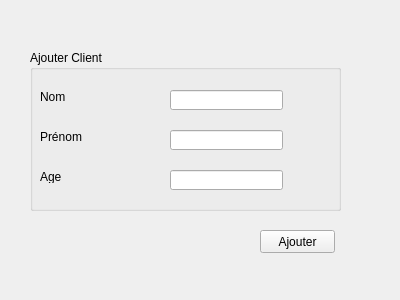
<?xml version="1.0" encoding="UTF-8"?>
<ui version="4.0">
 <class>ConnexionDialog</class>
 <widget class="QWidget" name="Form">
  <property name="geometry">
   <rect>
    <x>0</x>
    <y>0</y>
    <width>400</width>
    <height>300</height>
   </rect>
  </property>
  <property name="windowTitle">
   <string>Form</string>
  </property>
  <widget class="QGroupBox" name="groupBox">
   <property name="geometry">
    <rect>
     <x>30</x>
     <y>50</y>
     <width>311</width>
     <height>161</height>
    </rect>
   </property>
   <property name="title">
    <string>Ajouter Client</string>
   </property>
   <widget class="QLabel" name="label">
    <property name="geometry">
     <rect>
      <x>10</x>
      <y>40</y>
      <width>47</width>
      <height>13</height>
     </rect>
    </property>
    <property name="text">
     <string>Nom</string>
    </property>
   </widget>
   <widget class="QLabel" name="label_2">
    <property name="geometry">
     <rect>
      <x>10</x>
      <y>80</y>
      <width>47</width>
      <height>13</height>
     </rect>
    </property>
    <property name="text">
     <string>Prénom</string>
    </property>
   </widget>
   <widget class="QLabel" name="label_3">
    <property name="geometry">
     <rect>
      <x>10</x>
      <y>120</y>
      <width>47</width>
      <height>13</height>
     </rect>
    </property>
    <property name="text">
     <string>Age</string>
    </property>
   </widget>
   <widget class="QLineEdit" name="lineEdit">
    <property name="geometry">
     <rect>
      <x>140</x>
      <y>40</y>
      <width>113</width>
      <height>20</height>
     </rect>
    </property>
   </widget>
   <widget class="QLineEdit" name="lineEdit_2">
    <property name="geometry">
     <rect>
      <x>140</x>
      <y>80</y>
      <width>113</width>
      <height>20</height>
     </rect>
    </property>
   </widget>
   <widget class="QLineEdit" name="lineEdit_3">
    <property name="geometry">
     <rect>
      <x>140</x>
      <y>120</y>
      <width>113</width>
      <height>20</height>
     </rect>
    </property>
   </widget>
  </widget>
  <widget class="QPushButton" name="pushButton">
   <property name="geometry">
    <rect>
     <x>260</x>
     <y>230</y>
     <width>75</width>
     <height>23</height>
    </rect>
   </property>
   <property name="text">
    <string>Ajouter</string>
   </property>
  </widget>
 </widget>
 <resources/>
 <connections/>
</ui>
